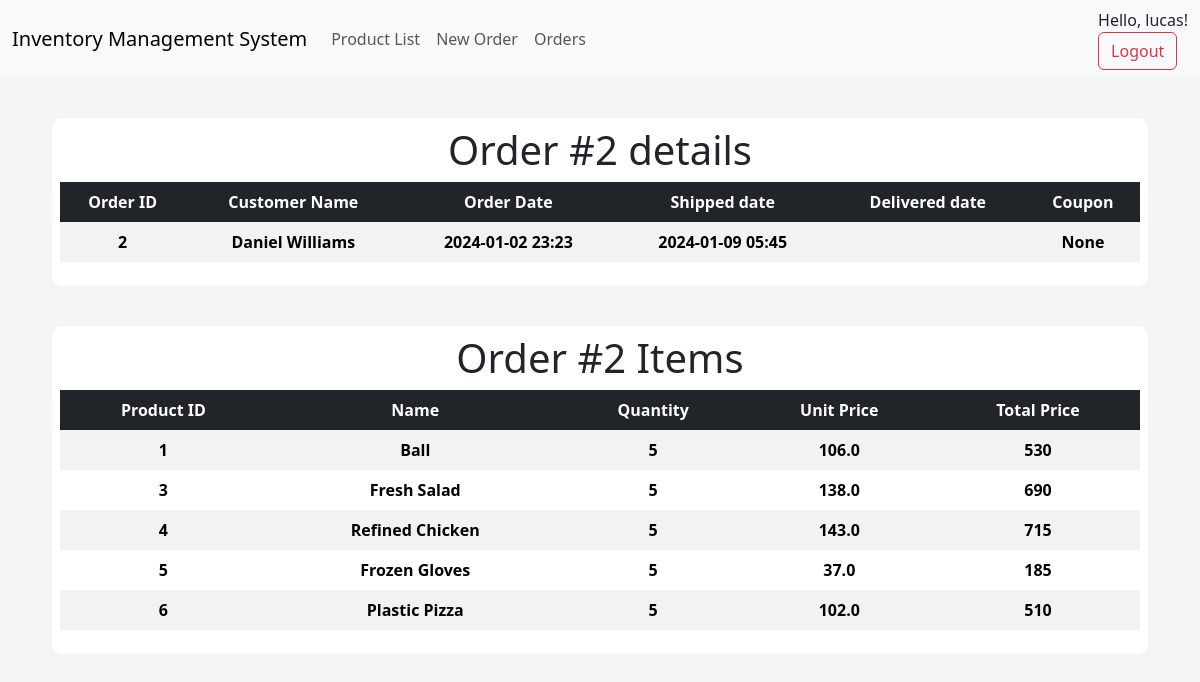
The app's page /order/2/details (signed in) with its own data.
### app/models/tables.py (models this page shows, shortened)
class User(db.Model, UserMixin):
    id = db.Column(db.Integer, primary_key=True)
    username = db.Column(db.String, nullable=False, unique=True)
    email = db.Column(db.String, nullable=False, unique=True)
    password = db.Column(db.String, nullable=False)

class Order(db.Model):
    __tablename__ = "order"
    id = db.Column(db.Integer, primary_key=True)
    order_date = db.Column(db.DateTime, default=datetime.utcnow(), nullable=False)
    shipped_date = db.Column(db.DateTime)
    delivered_date = db.Column(db.DateTime)
    coupon_code = db.Column(db.String(50))
    customer_id = db.Column(db.Integer, db.ForeignKey("customer.id"), nullable=False)
    order_items = db.relationship("OrderItem", backref="order")

class Customer(db.Model):
    __tablename__ = "customer"
    id = db.Column(db.Integer, primary_key=True)
    first_name = db.Column(db.String(50), nullable=False)
    last_name = db.Column(db.String(50), nullable=False)
    address = db.Column(db.String(500), nullable=False)
    postcode = db.Column(db.String(50), nullable=False)
    email = db.Column(db.String(50), nullable=False, unique=True)
    orders = db.relationship("Order", backref="customer")

class Product(db.Model):
    __tablename__ = "product"
    id = db.Column(db.Integer, primary_key=True)
    name = db.Column(db.String(50), nullable=False, unique=True)
    price = db.Column(db.Float, nullable=False)
    quantity_available = db.Column(db.Integer)

class OrderItem(db.Model):
    __tablename__ = "order_item"
    order_id = db.Column(db.Integer, db.ForeignKey("order.id"), primary_key=True)
    item_id = db.Column(db.Integer, db.ForeignKey("product.id"), primary_key=True)
    quantity = db.Column(db.Integer, nullable=False)
    total_price = db.Column(db.Integer, nullable=False)

### app/controllers/default.py (the view)
@app.route("/order/<id>/details")
@login_required
def order_details(id):
    order_items = OrderItem.query.filter_by(order_id=id).all()
    order = Order.query.get(id)
    customer = Customer.query.get(id)
    product_names = [Product.query.get(item.item_id).name for item in order_items]
    products_for_order = {
        item.item_id: Product.query.get(item.item_id) for item in order_items
    }
    return render_template(
        "order_details.html",
        id=id,
        order=order,
        order_items=order_items,
        customer=customer,
        product_names=product_names,
        products_for_order=products_for_order,
        zip=zip,
    )

### app/models/tables.py (called while the page is built)
@login_manager.user_loader
def load_user(user_id):
    return User.query.get(int(user_id))

### app/templates/order_details.html (shortened to what this page needs)
{% extends "index.html" %}
{% block body %}
<div class="content-section">
    <div class="title">
        <h1>Order #{{order.id}} details</h1>
    </div>
    <table class="table table-striped table-borderless table-hover text-center">
        <thead class="table-dark table-sm">
            <tr>
                <th scope="col">Order ID</th>
                <th scope="col">Customer Name</th>
                <th scope="col">Order Date</th>
                <th scope="col">Shipped date</th>
                <th scope="col">Delivered date</th>
                <th scope="col">Coupon</th>
            </tr>
        </thead>
        <tbody>
                <tr>
                    <th scope="row">{{ id }}</th>
                    <th scope="row">{{ customer.first_name }} {{ customer.last_name }}</th>
                    <th scope="row">
                        {% if order.order_date %}
                            {{ order.order_date.strftime('%Y-%m-%d %H:%M') }}
                        {% endif %}
                    </th>
                    <th scope="row">
                        {% if order.shipped_date %}
                            {{ order.shipped_date.strftime('%Y-%m-%d %H:%M') }}
                        {% endif %}
                    </th>
                    <th scope="row">
                    <th scope="row">{{ order.coupon_code }}</th>
                </tr>
        </tbody>
    </table>
</div>
<div class="content-section">
    <div class="title">
        <h1>Order #{{order.id}} Items</h1>
    </div>
    <table class="table table-striped table-borderless table-hover text-center">
        <thead class="table-dark table-sm">
            <tr>
                <th scope="col">Product ID</th>
                <th scope="col">Name</th>
                <th scope="col">Quantity</th>
                <th scope="col">Unit Price</th>
                <th scope="col">Total Price</th>
            </tr>
        </thead>
        <tbody>
            {% for product, product_name in zip(order_items, product_names) %}
            {% set product_obj = products_for_order.get(product.item_id) %}
                <tr>
                    <th scope="row">{{ product.item_id }}</th>
                    <th scope="row">{{ product_name }}</th>
                    <th scope="row">{{ product.quantity }}</th>
                    <th scope="row">{{ product_obj.price }}</th>
                    <th scope="row">{{ product.total_price }}</th>
                </tr>
            {% endfor %}
        </tbody>
    </table>
</div>
{% endblock body %}

### app/templates/navbar.html (shortened to what this page needs)
<nav class="navbar navbar-expand-lg bg-body-tertiary">
    <div class="container-fluid">
      <a class="navbar-brand" href="{{ url_for('index') }}">Inventory Management System</a>
      <div class="collapse navbar-collapse" id="navbarSupportedContent">
        <ul class="navbar-nav me-auto mb-2 mb-lg-0">
          <li class="nav-item">
            <a class="nav-link" href="{{ url_for('products') }}">Product List</a>
          </li>
          <li class="nav-item">
            <a class="nav-link" href="{{ url_for('create_order') }}">New Order</a>
          </li>
          <li class="nav-item">
            <a class="nav-link" href="{{ url_for('orders') }}">Orders</a>
          </li>
        </ul>
          <a href="#" class="nav-link">
            {% if 'username' in session %}
            <div class="d-flex">
              Hello, {{ session.username }}!
            </div>
            <form class="d-flex" action="{{ url_for('logout') }}">
              <button type="submit" class="btn btn-outline-danger">Logout</button>
            </form>
            {% endif %}
          </a>
      </div>
    </div>
  </nav>

### app/static/css/main.css (style rules this page uses)
body { background-color: rgb(245, 245, 245); }
.content-section { background: #fff; margin: 40px; padding: 0.5rem 0.5rem; border-radius: 10px; }
.title h1 { text-align: center; align-items: center; }

### records on screen
User: username "lucas"
Order: id "2", order_date "2024-01-02 23:23", shipped_date "2024-01-09 05:45", coupon_code "None"
Customer: first_name "Daniel", last_name "Williams"
Product: item_id "1", name "Ball", quantity "5", price "106.0", total_price "530"
Product: item_id "3", name "Fresh Salad", quantity "5", price "138.0", total_price "690"
Product: item_id "4", name "Refined Chicken", quantity "5", price "143.0", total_price "715"
Product: item_id "5", name "Frozen Gloves", quantity "5", price "37.0", total_price "185"
Product: item_id "6", name "Plastic Pizza", quantity "5", price "102.0", total_price "510"

### other values on screen
{{ id }} "2"
